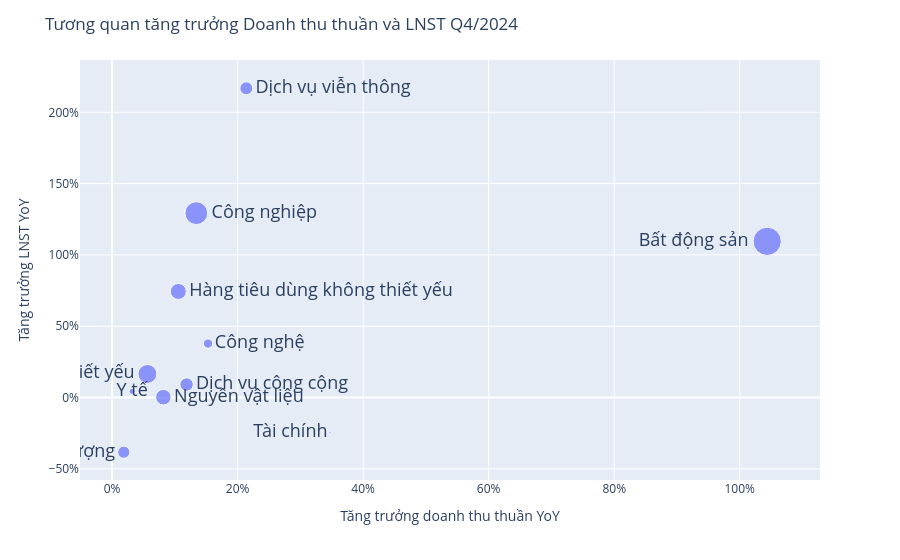

Source (notebook cell):
### Code cell
fig = px.scatter(
    current_summary,
    x=REV_GROWTH,
    y=NI_GROWTH,
    text=current_summary.index,
    size=NI,
    # template=FPTSTemplate,
)
textposi = ["middle right"] * 10
textposi[8:10] = ["middle left"] * 2
textposi[6] = "middle left"
textposi[0] = "middle left"
fig.update_traces(
    textfont={"size": 18},
    textposition=textposi,
    # marker={"color": [FPTSGreen] * 2 + [FPTSBlue[0]] * 8},
)
fig.update_layout(
    title="Tương quan tăng trưởng Doanh thu thuần và LNST Q4/2024",
    xaxis={"tickformat": ".0%"},
    yaxis={"tickformat": ".0%"},
)

### Figure 1 — Plotly figure (JSON) as saved in the notebook; plotly's stock layout.template omitted (floating-point values rounded to 4 significant figures)
{"data": [{"hovertemplate": "Tăng trưởng doanh thu thuần YoY=%{x}<br>Tăng trưởng LNST YoY=%{y}<br>Lợi nhuận sau thuế thu nhập doanh nghiệp=%{marker.size}<br>GICS1_name=%{text}<extra></extra>", "legendgroup": "", "marker": {"color": "#636efa", "size": [22810.0, 14850.0, 2462.0, 5123.0, 4776.0, 7304.0, 10220.0, 6865.0, 4219.0, 157.7, 1051.0], "sizemode": "area", "sizeref": 57.02, "symbol": "circle"}, "mode": "markers+text", "name": "", "orientation": "v", "showlegend": false, "text": ["Bất động sản", "Công nghiệp", "Công nghệ", "Dịch vụ công cộng", "Dịch vụ viễn thông", "Hàng tiêu dùng không thiết yếu", "Hàng tiêu dùng thiết yếu", "Nguyên vật liệu", "Năng lượng", "Tài chính", "Y tế"], "textfont": {"size": 18}, "textposition": ["middle left", "middle right", "middle right", "middle right", "middle right", "middle right", "middle left", "middle right", "middle left", "middle left"], "type": "scatter", "x": [1.044, 0.1343, 0.1529, 0.1188, 0.2139, 0.1056, 0.05638, 0.08174, 0.01871, 0.3472, 0.03199], "xaxis": "x", "y": [1.095, 1.293, 0.3782, 0.09108, 2.169, 0.7436, 0.1652, 0.002192, -0.3836, -0.2476, 0.04244], "yaxis": "y"}], "layout": {"legend": {"itemsizing": "constant", "tracegroupgap": 0}, "margin": {"t": 60}, "title": {"text": "Tương quan tăng trưởng Doanh thu thuần và LNST Q4/2024"}, "xaxis": {"anchor": "y", "domain": [0, 1], "tickformat": ".0%", "title": {"text": "Tăng trưởng doanh thu thuần YoY"}}, "yaxis": {"anchor": "x", "domain": [0, 1], "tickformat": ".0%", "title": {"text": "Tăng trưởng LNST YoY"}}}}
